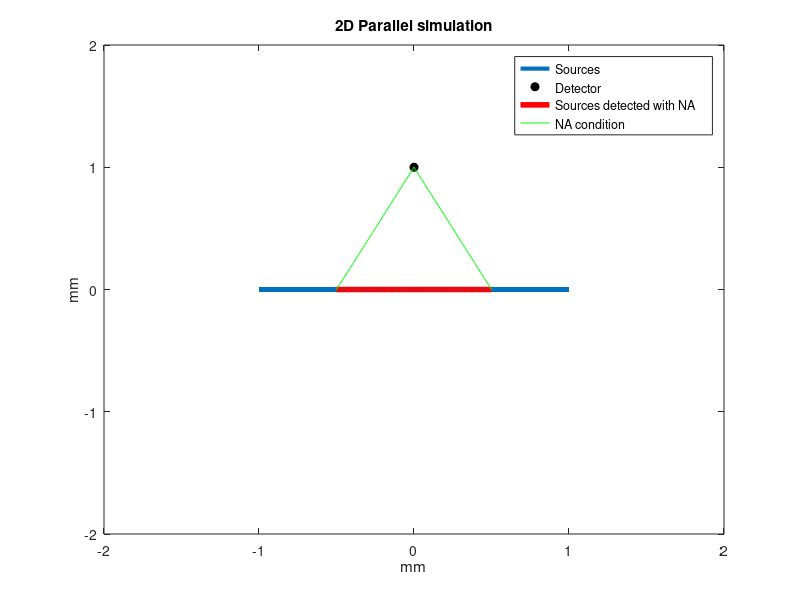
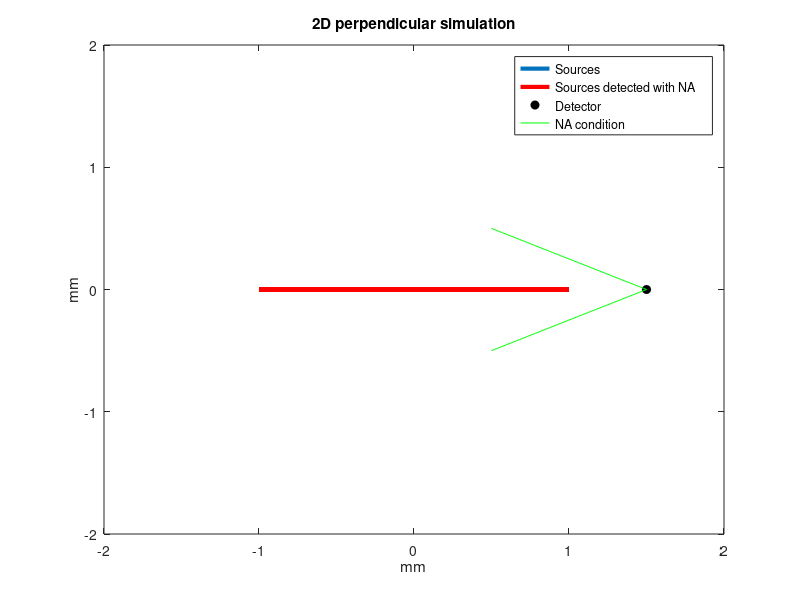
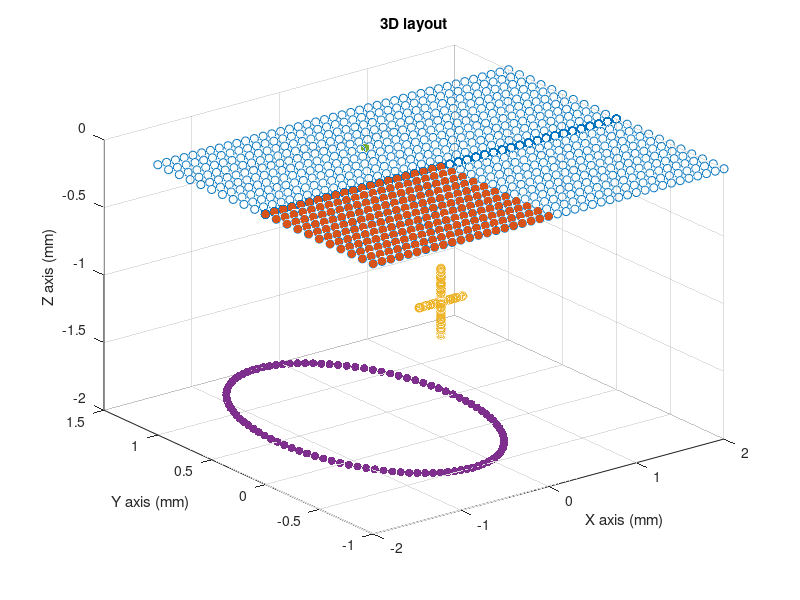

Write the MATLAB code that produced these figures, in order.
%% Layout representation of 2D and 3D grids with a cross reconstruction and cillinder
% you can create figures and visualize them

close all

%% VARIABLES
l=500; %length signal
dx=100e-6; %m
dy=100e-6; %m
pdetX=(-2e-3:dx:2e-3); % X (m) -2 a 2 mm
pdetY=(-1e-3:dy:3e-3); % Y (m) -1 a 1 mm 
Nx=length(pdetX);
Ny=length(pdetY);
N=500;
pfuente=zeros(3,N);% m x, y, z

%vertical
a=-0.75e-3; 
b=-1.25e-3;
z= a+(b-a).*rand(1,N/2+1); %random numbers
pfuente(3,1:N/2+1)=z;

%horizontal
a= 0.25e-3;
b=-0.25e-3;
x= a+(b-a).*rand(1,N/2); %random numbers
pfuente(1,N/2+1:end)=x;
pfuente(3,N/2+1:end)=-1e-3;

%% 
an = 0:pi/50:2*pi;
r=1e-3;
punto=zeros(3,1);
punto(1)=-0.25e-3;
punto(2)=+0.5e-3;
punto(3)=0;
x= r * cos(an)-0.25e-3;
y= r * sin(an)+0.5e-3;
posNA=zeros(3,length(an));
posNA(1,:)=x;
posNA(2,:)=y;
posNA(3,:)=-2e-3;

fcilx=zeros(3,100); 
fcilx(2,:)=0;
fcilx(3,:)=linspace(-1e-3,-2e-3,100);


%% GRID
S=zeros(3,Nx*Ny);
N=Nx*Ny;
for i=Nx:Nx:N
    S(1,i-Nx+1:i)=pdetX;
    if pdetY(i/Nx)>1e-3
       S(2,i-Nx+1:i)=0;
    else
    S(2,i-Nx+1:i)=pdetY(i/Nx);
    end
end

%% ANOTHER GRID
dx=100e-6; %m
dy=100e-6; %m
pdetX=(-2e-3:dx:2e-3); % X (m) -2 a 2 mm
pdetY=(-1e-3:dy:3e-3); % Y (m) -1 a 1 mm 

S_n=zeros(3,231);
N=231;
Nx=21;
for i=Nx:Nx:N
    S_n(1,i-Nx+1:i)=pdetX(1:21);
    if pdetY(i/Nx)>1e-3
       S_n(2,i-Nx+1:i)=0;
    else
    S_n(2,i-Nx+1:i)=pdetY(i/Nx);
    end
end

% S_n(1,:)=linspace(-2e-3,0,121);
% S_n(2,:)=linspace(-1e-3,0,121);
%% 3D layout
figure(3)
scatter3(S(1,:)*1e3,S(2,:)*1e3,S(3,:)*1e3,'blue');title('3D layout');xlabel('X axis (mm)');ylabel('Y axis (mm)');zlabel('Z axis (mm)'); hold on
scatter3(S_n(1,:)*1e3,S_n(2,:)*1e3,S_n(3,:)*1e3,'red','filled');%grid
scatter3(pfuente(1,:)*1e3,pfuente(2,:)*1e3,pfuente(3,:)*1e3);
%scatter3(fcilx(1,:)*1e3,fcilx(2,:)*1e3,fcilx(3,:)*1e3,'red','filled');%cillinder
scatter3(posNA(1,:)*1e3,posNA(2,:)*1e3,posNA(3,:)*1e3,'filled','magenta');
scatter3(punto(1)*1e3,punto(2)*1e3,punto(3)*1e3,'filled','black');%detector position

% %
% line(-0.25*ones(100),linspace(0.5,-0.5,100),linspace(0,-2,100),'Color','green','LineWidth',4);hold off
% legend('Grid','Real scanning points','Sources','NA',''); ylim([-1.5 1.5]); xlim([-2.5 2.5])

%% 2D layout
tic
N=100000; %number of sources
vs=1500;  %m/s
p0=1; %u.au
Rs=10e-6; %m
pdet=zeros(2,3);
l=100000;
c=zeros(1,l);


pdet(1,:)=[0,1500*1e-6,0]; %0 degrees parallel
pdet(2,:)=[0,0,1000*1e-6];  %90 degrees perpendicular
intval=[-1000*1e-6,1000*1e-6 ]; 
a=intval(1);
b=intval(2);
y=intval(1) + (intval(2)-intval(1)).*rand(N,1);
t=linspace(0,4*1e-6,l); %time
pp=zeros(2,length(t)); %pressure

rup=pdet(2,3)*sind(30);%NA limits
rdown=pdet(2,3)*sind(-30);
%% PARALLEL LAYOUT
figure(1)
plot(y*1e3,c,'LineWidth',3);xlim([-2 2]); ylim([-2 2]); 
xlabel('mm','FontName','Helvetica');ylabel('mm','FontName','Helvetica');hold on
scatter(pdet(1),pdet(2,3)*1e3,'MarkerFaceColor','k','MarkerEdgeColor','k');title('2D Parallel simulation')
plot(1e3*linspace(rup,rdown),zeros(1,100),'r','Linewidth',4); %NA
plot(1e3*linspace(rup,0),1e3*linspace(0,pdet(2,3)),'g');
plot(1e3*linspace(rdown,0),1e3*linspace(0,pdet(2,3)),'g');
legend({'Sources','Detector','Sources detected with NA','NA condition'}, 'FontSize',9,'FontName','Helvetica');
set(gca, 'YTick', [-2 -1 0 1 2]); % EJE Y 
set(gca, 'XTick', [-2 -1 0 1 2]); % EJE X
hold off

%% PERPENDICULAR LAYOUT
figure(2)
plot(y*1e3,c,'LineWidth',3);hold on
plot(y*1e3,c,'LineWidth',3,'Color','r');xlabel('mm','FontName','Helvetica');ylabel('mm','FontName','Helvetica');
xlim([-2 2]); ylim([-2 2]);
scatter(pdet(1,2)*1e3,pdet(1),'MarkerFaceColor','k','MarkerEdgeColor','k');title('2D perpendicular simulation');
plot(linspace(0.5,1.5),linspace(0.5,0),'g');plot(linspace(0.5,1.5),linspace(-0.5,0),'g');
legend({'Sources','Sources detected with NA','Detector','NA condition'}, 'FontSize',9,'FontName','Helvetica');
set(gca, 'YTick', [-2 -1 0 1 2]); % EJE Y 
set(gca, 'XTick', [-2 -1 0 1 2]); % EJE X
hold off
